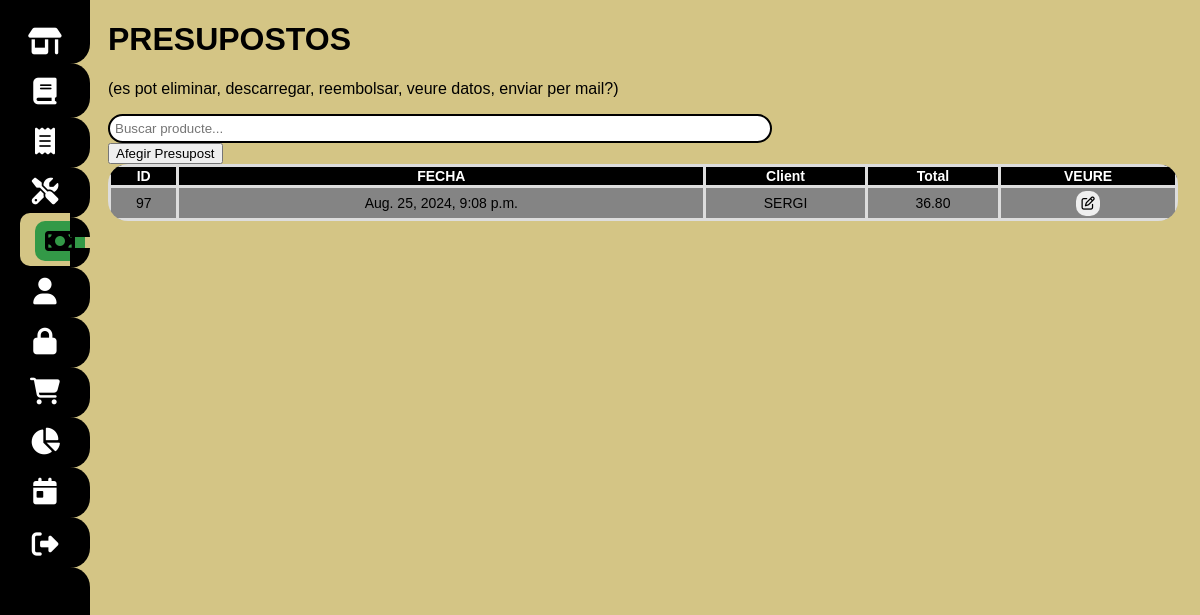
The app's page /presupostos/ (signed in) with its own data.
### myapp/models.py (models this page shows)
class Pressupost(models.Model):
    persona_id=models.IntegerField()
    date=models.DateTimeField()
    facturat=models.CharField(max_length=100, default="no")
    total= models.DecimalField(max_digits=9999999, decimal_places=2)

### myapp/views.py (the view)
# urls.py: path("presupostos/", views.presupostos, name="presupostos"),
@login_required
def presupostos(request):
    personas=Persona.objects.all()
    producte=Producto.objects.all()
    pressupostos=Pressupost.objects.all()
    for pres in pressupostos:
        nom_cli=Persona.objects.get(id=pres.persona_id).nombre
        pres.persona_id=nom_cli
    return render(request, "presupostos.html",{"persona":personas,"producte":producte,"pressupostos":pressupostos})

### myapp/templates/presupostos.html (shortened to what this page needs)
{% extends "layouts/base.html" %}
{% block content %}
<!DOCTYPE html>
<html lang="en">
<head>
</head>
<body>
<div class="main-content">
    <div class="products-section">
        <h1>PRESUPOSTOS</h1>
<p>(es pot eliminar, descarregar, reembolsar, veure datos, enviar per mail?)</p>
<input type="text" id="searchInput" placeholder="Buscar producte...">
<button id="afegir-reparacio-btn">Afegir Presupost</button>
    </div>
    <form method="post">
        <table id="productTable">
            <thead>
            <tr>
                <th>ID</th>
                <th>FECHA</th>
               <th>Client</th>
                <th>Total</th>
                <th>VEURE</th>
            </tr>
            </thead>
            <tbody>
            {% for pressupost in pressupostos %}
            <tr class="filaTicket">
                <td>{{ pressupost.id }}</td>
                <td>{{ pressupost.date }}</td>
                <td>{{ pressupost.persona_id }} </td>
                <td>{{ pressupost.total }} </td>
                <td><button type="button" class="popup-trigger" data-pressupost-id="{{ pressupost.id }}"><i
                        class="fa-regular fa-pen-to-square"></i></button></td>
            </tr>
            {% endfor %}
            </tbody>
        </table>
    </form>
    </div>
</body>
</html>
{% endblock %}

### myapp/static/styles/main.css (style rules this page uses)
body { margin: 0; padding: 0; font-family: Arial, sans-serif; background: rgb(212, 197, 133); color: #000000; }
.main-content { padding-left: 9%; overflow: hidden; }
.products-section { float: left; width: 48%; margin-right: 2%; }
#searchInput { margin-bottom: 10px; padding: 5px; width: 85%; border-radius: 30px; border-style: 5px; -webkit-border-radius: 30px; -moz-border-radius: 30px; -ms-border-radius: 30px; -o-border-radius: 30px; align-items: center; }
table { width: 98%; border-collapse: collapse; }
table th, table td { padding: 1px; text-align: center; border: 3px solid #ddd; }
table th { background-color: #000000; color: #ffffff; text-align: center; }
tr:nth-child(odd) { background-color: #848484; }
#productTable { border-radius: 20px; overflow: hidden; -webkit-border-radius: 20px; -moz-border-radius: 20px; -ms-border-radius: 20px; -o-border-radius: 20px; font-size: 14px; }
input { border-radius: 10px; -webkit-border-radius: 10px; -moz-border-radius: 10px; -ms-border-radius: 10px; -o-border-radius: 10px; text-decoration: none; display: inline-block; border: 2px black solid; padding-left: 5px; }
td button, cart-button button { display: inline-block; border: none; border-radius: 10px; border:none; padding: 5px; -webkit-border-radius: 10px; -moz-border-radius: 10px; -ms-border-radius: 10px; -o-border-radius: 10px; margin: 1%; }
#searchInput { width:650px; margin: 0 20px 0 0px; }

### myapp/templates/presupostos.html (style rules this page uses)
body { font-family: Arial, sans-serif; }

### records on screen
Pressupost: id "97", date "Aug. 25, 2024, 9:08 p.m.", persona_id "SERGI", total "36.80"
